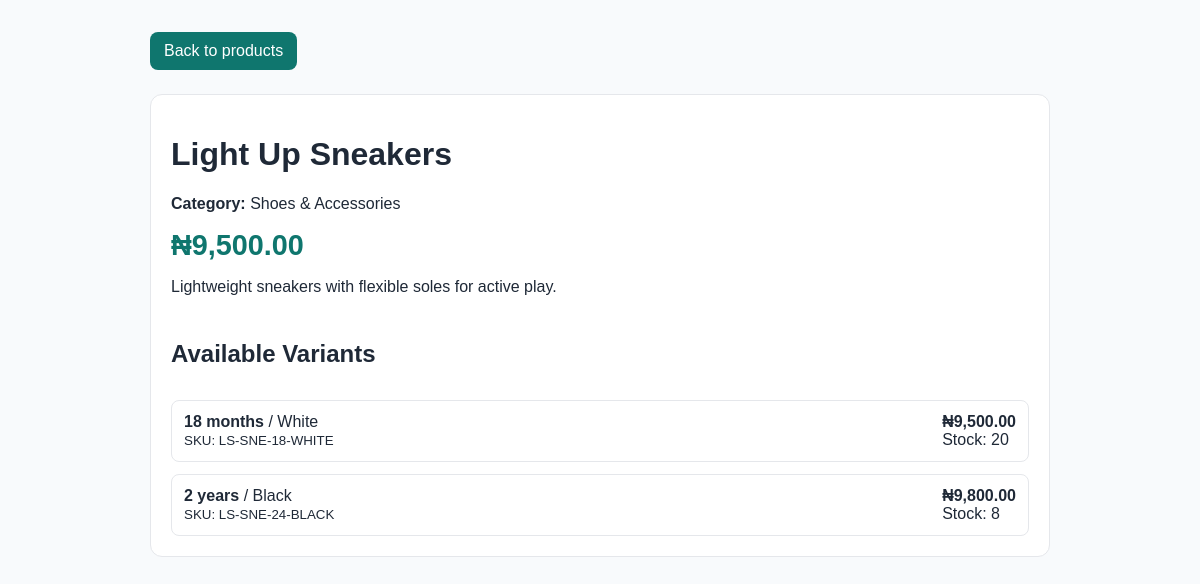
Page /product_detail.php?id=3 on the committed database.
### tables this page shows
CREATE TABLE products (
    product_id BIGINT UNSIGNED NOT NULL AUTO_INCREMENT,
    category_id BIGINT UNSIGNED NOT NULL,
    product_name VARCHAR(180) NOT NULL,
    brand VARCHAR(100) DEFAULT NULL,
    description TEXT,
    base_price DECIMAL(10,2) NOT NULL,
    status ENUM('active', 'draft', 'out_of_stock', 'archived') NOT NULL DEFAULT 'active',
    is_featured TINYINT(1) NOT NULL DEFAULT 0,
    is_new_arrival TINYINT(1) NOT NULL DEFAULT 0,
    created_at TIMESTAMP NOT NULL DEFAULT CURRENT_TIMESTAMP,
    updated_at TIMESTAMP NOT NULL DEFAULT CURRENT_TIMESTAMP ON UPDATE CURRENT_TIMESTAMP,
    PRIMARY KEY (product_id),
    KEY idx_products_category (category_id),
    KEY idx_products_name (product_name),
    CONSTRAINT fk_products_category FOREIGN KEY (category_id)
        REFERENCES categories(category_id)
        ON UPDATE CASCADE
        ON DELETE RESTRICT,
    CHECK (base_price >= 0)
);

CREATE TABLE categories (
    category_id BIGINT UNSIGNED NOT NULL AUTO_INCREMENT,
    parent_category_id BIGINT UNSIGNED DEFAULT NULL,
    category_name VARCHAR(100) NOT NULL,
    slug VARCHAR(120) NOT NULL,
    description TEXT,
    status ENUM('active', 'inactive') NOT NULL DEFAULT 'active',
    created_at TIMESTAMP NOT NULL DEFAULT CURRENT_TIMESTAMP,
    updated_at TIMESTAMP NOT NULL DEFAULT CURRENT_TIMESTAMP ON UPDATE CURRENT_TIMESTAMP,
    PRIMARY KEY (category_id),
    UNIQUE KEY uq_categories_slug (slug),
    KEY idx_categories_parent (parent_category_id),
    CONSTRAINT fk_categories_parent FOREIGN KEY (parent_category_id)
        REFERENCES categories(category_id)
        ON UPDATE CASCADE
        ON DELETE RESTRICT
);

CREATE TABLE product_variants (
    variant_id BIGINT UNSIGNED NOT NULL AUTO_INCREMENT,
    product_id BIGINT UNSIGNED NOT NULL,
    sku VARCHAR(100) NOT NULL,
    size_label VARCHAR(30) NOT NULL,
    colour VARCHAR(50) NOT NULL,
    variant_price DECIMAL(10,2) DEFAULT NULL,
    stock_quantity INT UNSIGNED NOT NULL DEFAULT 0,
    status ENUM('active', 'inactive', 'discontinued') NOT NULL DEFAULT 'active',
    created_at TIMESTAMP NOT NULL DEFAULT CURRENT_TIMESTAMP,
    updated_at TIMESTAMP NOT NULL DEFAULT CURRENT_TIMESTAMP ON UPDATE CURRENT_TIMESTAMP,
    PRIMARY KEY (variant_id),
    UNIQUE KEY uq_variants_sku (sku),
    KEY idx_variants_product (product_id),
    KEY idx_variants_sku_lookup (sku),
    CONSTRAINT fk_variants_product FOREIGN KEY (product_id)
        REFERENCES products(product_id)
        ON UPDATE CASCADE
        ON DELETE CASCADE,
    CHECK (stock_quantity >= 0),
    CHECK (variant_price IS NULL OR variant_price >= 0),
    CHECK (size_label <> ''),
    CHECK (colour <> '')
);

### app/ProductRepository.php (called while the page is built, shortened)
<?php
class ProductRepository
{
    public function getProductById(int $productId): ?array
    {
        $pdo = Database::getConnection();
        $sql = '
            SELECT p.*, c.category_name
            FROM products p
            INNER JOIN categories c ON c.category_id = p.category_id
            WHERE p.product_id = :product_id
            LIMIT 1
        ';
        $stmt = $pdo->prepare($sql);
        $stmt->execute(['product_id' => $productId]);
        $product = $stmt->fetch();
        return $product ?: null;
    }
    public function getVariantsForProduct(int $productId): array
    {
        $pdo = Database::getConnection();
        $sql = 'SELECT * FROM product_variants WHERE product_id = :product_id AND status = "active" ORDER BY size_label, colour';
        $stmt = $pdo->prepare($sql);
        $stmt->execute(['product_id' => $productId]);
        return $stmt->fetchAll();
    }
}

### product_detail.php (the view, shortened to what this page needs)
<?php
require __DIR__ . '/app/ProductRepository.php';
$productId = isset($_GET['id']) ? (int) $_GET['id'] : 0;
$repository = new ProductRepository();
$product = $repository->getProductById($productId);
$variants = $product ? $repository->getVariantsForProduct($productId) : [];
function formatMoney(float $amount): string
{
    return '₦' . number_format($amount, 2);
}
?>
<!DOCTYPE html>
<html lang="en">
<head>
</head>
<body>
<div class="container">
    <a href="product.php" class="btn">Back to products</a>
    <?php if (!$product): ?>
        <div class="card" style="margin-top: 24px;">Product not found.</div>
    <?php else: ?>
        <div class="card" style="margin-top: 24px;">
            <h1><?php echo htmlspecialchars($product['product_name'], ENT_QUOTES, 'UTF-8'); ?></h1>
            <p><strong>Category:</strong> <?php echo htmlspecialchars($product['category_name'], ENT_QUOTES, 'UTF-8'); ?></p>
            <div class="price"><?php echo formatMoney((float)$product['base_price']); ?></div>
            <p><?php echo nl2br(htmlspecialchars($product['description'] ?? '', ENT_QUOTES, 'UTF-8')); ?></p>
            <div class="variants">
                <h2>Available Variants</h2>
                <?php if (empty($variants)): ?>
                    <div class="card">No active variants for this product.</div>
                <?php else: ?>
                    <?php foreach ($variants as $variant): ?>
                        <div class="variant">
                            <div>
                                <strong><?php echo htmlspecialchars($variant['size_label'], ENT_QUOTES, 'UTF-8'); ?></strong>
                                <span> / <?php echo htmlspecialchars($variant['colour'], ENT_QUOTES, 'UTF-8'); ?></span><br>
                                <small>SKU: <?php echo htmlspecialchars($variant['sku'], ENT_QUOTES, 'UTF-8'); ?></small>
                            </div>
                            <div>
                                <div><strong><?php echo formatMoney((float)($variant['variant_price'] ?? $product['base_price'])); ?></strong></div>
                                <div>Stock: <?php echo (int)$variant['stock_quantity']; ?></div>
                            </div>
                        </div>
                    <?php endforeach; ?>
                <?php endif; ?>
            </div>
        </div>
    <?php endif; ?>
</div>
</body>
</html>

### product_detail.php (style rules this page uses)
body { font-family: Arial, sans-serif; background: #f8fafc; color: #1f2937; margin: 0; }
.container { max-width: 900px; margin: 0 auto; padding: 32px 20px 60px; }
.card { background: white; border: 1px solid #e5e7eb; border-radius: 12px; padding: 20px; }
.price { font-size: 1.8rem; font-weight: 700; color: #0f766e; margin: 12px 0; }
.variants { margin-top: 24px; display: grid; gap: 12px; }
.variant { display: flex; justify-content: space-between; align-items: center; border: 1px solid #e5e7eb; border-radius: 8px; padding: 12px; }
.btn { background: #0f766e; color: white; padding: 10px 14px; text-decoration: none; border-radius: 8px; display: inline-block; }

### rows in the picture
products: product_name "Light Up Sneakers", category.category_name "Shoes & Accessories", base_price "₦9,500.00", description "Lightweight sneakers with flexible soles for active play."
product_variants: size_label "18 months", colour "White", sku "LS-SNE-18-WHITE", variant_price.base_price "₦9,500.00", stock_quantity "20"
product_variants: size_label "2 years", colour "Black", sku "LS-SNE-24-BLACK", variant_price "₦9,800.00", stock_quantity "8"
